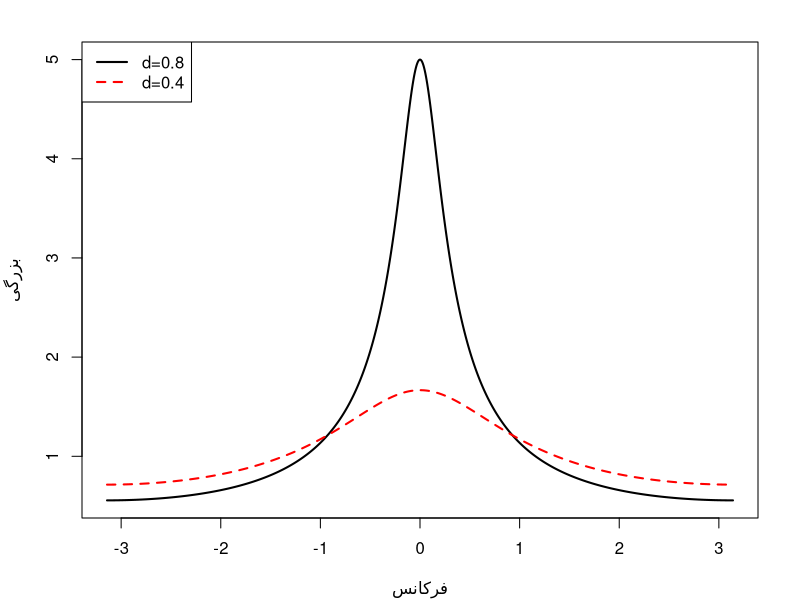
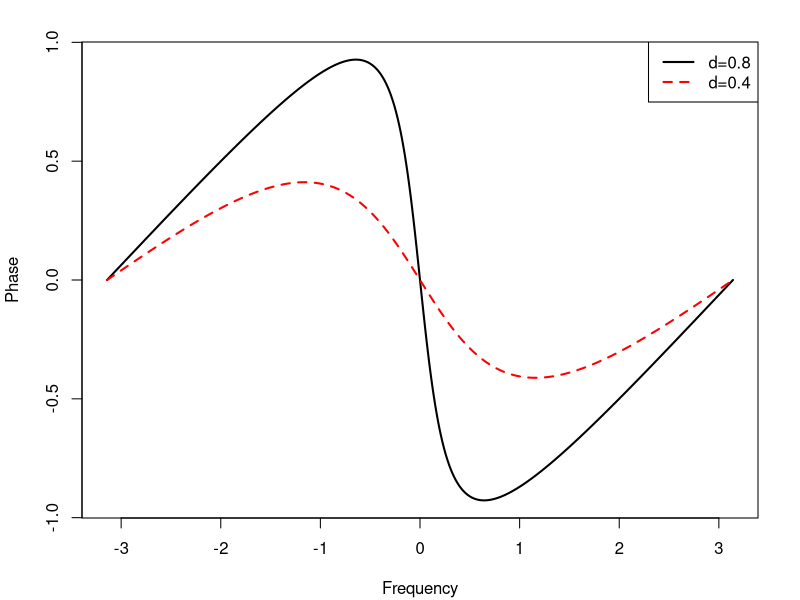

Recreate these plots in R, in order.
## ---- chunk 1
transfer.fun <- function(d = 0.5) {
  freq <- seq(-pi, pi, length.out = 1000)
  H <- 1 / (1 - d * exp(-1i * freq))
  list(freq = freq, r = Mod(H), phi = Arg(H))
}
## ---- chunk 2
par <- par(mar = c(4, 4, 2, 2) + 0.1)

h1 <- transfer.fun(0.8)
plot(h1$freq, h1$r,
  type = "l", xlab = "فرکانس", ylab = "بزرگی",
  lwd = 2, col = "black"
)

h2 <- transfer.fun(0.4)
lines(h2$freq, h2$r, type = "l", lwd = 2, col = "red", lty = 2)

legend("topleft",
  legend = c("d=0.8", "d=0.4"), col = c("black", "red"),
  lwd = 2, lty = c(1, 2)
)

## ---- chunk 3
par <- par(mar = c(4, 4, 2, 2) + 0.1)

plot(h1$freq, h1$phi,
  type = "l", xlab = "Frequency", ylab = "Phase",
  lwd = 2, col = "black"
)

lines(h2$freq, h2$phi, type = "l", lwd = 2, col = "red", lty = 2)

legend("topright",
  legend = c("d=0.8", "d=0.4"), col = c("black", "red"),
  lwd = 2, lty = c(1, 2)
)

